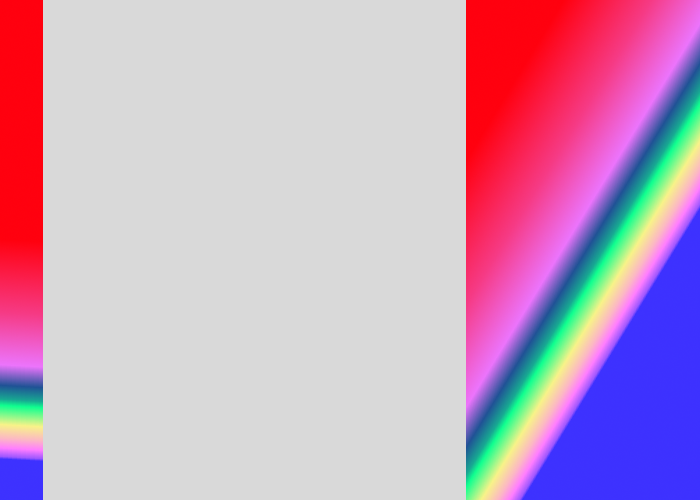
#> input picture seam_carving/seam_carving/Unbenannt.png, 700 x 500 px
$ python seam_carving.py   (older library calls are emulated)
#> lines starting #> are read from the running program, lines starting #| are printed output that depends on the picture
# Author Nils von Norsinski

import matplotlib.pyplot as plt
import imageio
import numpy as np
import scipy.misc


class seamCarving:
    """
    This class implements seam carving, descriped her
    https://perso.crans.org/frenoy/matlab2012/seamcarving.pdf
    It calculates an energy matrix to find path of lowest importance and delete those pixels using dynamic programming
    Parameters
    ----------
    image_path: str

    Attributes
    ----------
    image : ndarray
        image read from given path
    energyPic : ndarray
        energy matrix
    cutImage : ndarray
        cuttet image
    seamImage : ndarray
        Image to plot the seam image

    Methods
    -------
    plot()
        plot given image and original.
    deleteNSeams()
        delete given number of seams. Works only colum wise.
    calcDiff()
        calculate energy matrix
    searchSeam()
        searches seam to delete

    """


    def __init__(self, image_path):
        """
        Parameters
        ----------
        image_path : str
            Path to image
        """
#> called with image_path = 'Unbenannt.png'
        self.__image = imageio.imread(image_path)
        # could be private but was set to public to use class own plot method to show the image
        self.energyPic = self.__calcDiff(self.__image)
        self.cutImage = self.__searchSeam(self.__image, self.energyPic)
        # This variable will hold the seam image to plot it
        self.seamImage = np.zeros(self.__image.shape)


    def plot(self, image):
        """
        Plot a given image in comparison to originall image.
        Parameters
        ----------
        image : numpy.ndarray
            image to plot

        Returns
        -------
        None
        """

        plt.figure('Bilder')
        plt.subplot(221)
        plt.imshow(image, cmap='gray')
        plt.title('beschnitten')

        plt.subplot(222)
        plt.imshow(self.__image)
        plt.title('Normal')

        plt.show()


    def deleteNSeams(self, n):
        """
        Delete n seams from original, write result to disk and call plot.
        Parameters
        ----------
        n : int
            How many seams should be removed?

        Returns
        -------
        None
        """

        for _ in range(1, n-1):
            self.cutImage = self.__searchSeam(self.cutImage, self.energyPic)
        # write result to disk
        scipy.misc.imsave('outfile.jpg', self.cutImage)
        self.plot(self.cutImage)


    def __calcDiff(self, image):
        """
        Calculate energy matrix for given image

        Parameters
        ----------
        image : ndarray
            image from which the energy matrix will be calculated.

        Returns
        -------
        ndarray
            Returns energy matrix

        """
        image_shape = image.shape
#> image_shape = (500, 700, 3)

        # calculate difference along x axis
        diffx = np.diff(image, axis=1)
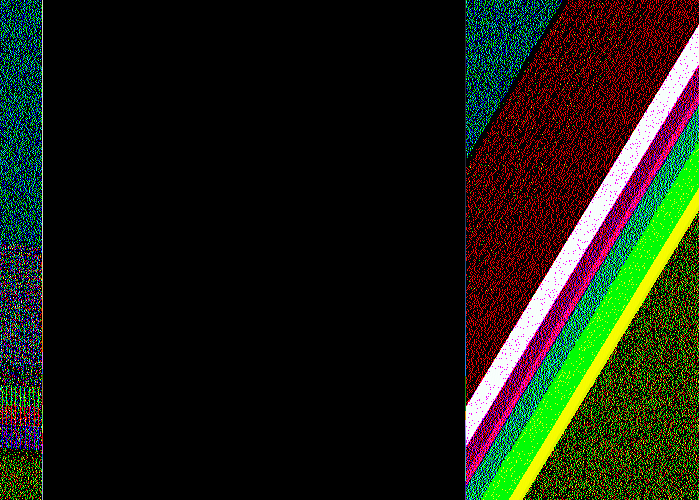
#> diffx: shape (500, 699, 3); mean R, G, B 26.6, 29.6, 16.5
#> image is the input picture: shape (500, 700, 3); mean R, G, B 200.8, 164.3, 193.6
        # convert to larger datatype because of coming addition and squaring of entrys
        diffx = diffx.astype(np.uint32)
        diffx = diffx ** 2
        diffx = np.sum(diffx, axis=2)
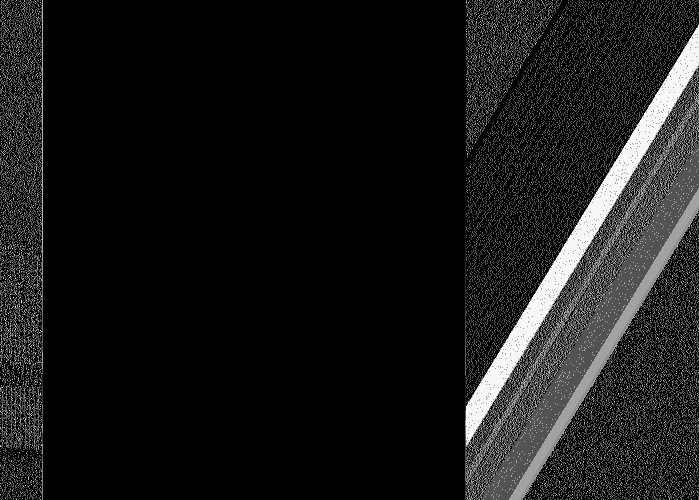
#> diffx: shape (500, 699) uint64; min 0, max 195075, mean 18048.3; drawn with min black and max white
        # sum for rgb

        # padding -> add colum for border handling
        difxr = image[:, image_shape[1] - 1] - image[:, 0]
#> difxr = 500 rows, first 8: [239, 102, 210], [239, 103, 210], [239, 103, 212], [239, 103, 213], [239, 104, 214], [239, 106, 215], [238, 105, 216], [239, 105, 217]
        difxr = difxr.astype(np.uint32)
        difxr = np.sum(difxr, axis=1)
#> difxr = 500 values, max 622 at index 178, min 0 at index 461, mean 372.5
        difxr = difxr ** 2
#> difxr = 500 values, max 386884 at index 178, min 0 at index 461, mean 160456.4

        # reshape to change vector to matrix -> array([...]) to array([[...]])
        difxr = np.reshape(difxr, (1, image_shape[0]))
        energyX = np.concatenate((diffx, difxr.T), axis=1)


        # same thing for y-direction
        diffy = np.diff(image, axis=0)
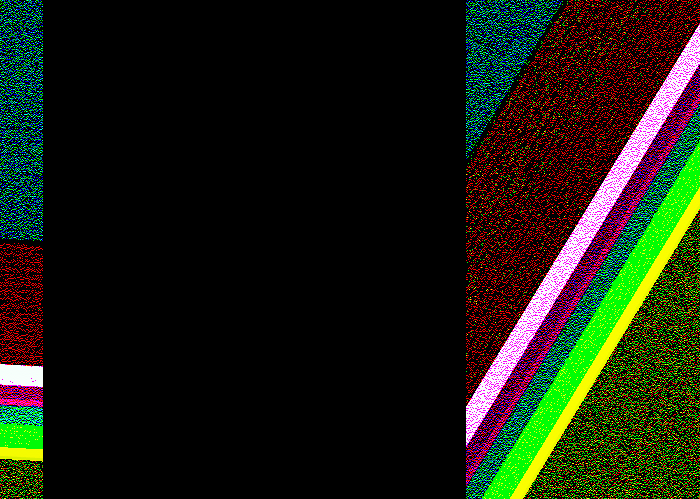
#> diffy: shape (499, 700, 3); mean R, G, B 25.5, 28.3, 14.8
        diffy = diffy.astype(np.uint32)
        diffy = np.sum(diffy, axis=2)
#> diffy: shape (499, 700) uint64
        diffy = diffy ** 2
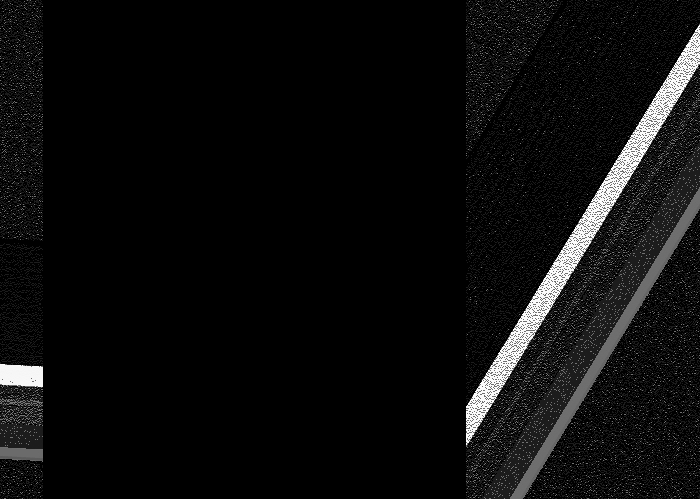
#> diffy: shape (499, 700) uint64; min 0, max 583696, mean 30634.8; drawn with min black and max white

        difyr = image[image_shape[0] - 1, :] - image[0, :]
#> difyr = 700 rows, first 8: [62, 48, 240], [62, 49, 240], [62, 48, 240], [62, 49, 240], [62, 48, 240], [62, 49, 241], [62, 50, 240], [63, 50, 240]
        difyr = difyr.astype(np.uint32)
        difyr = np.sum(difyr, axis=1)
#> difyr = 700 values, max 622 at index 506, min 0 at index 43, mean 151.9
        difyr = difyr ** 2
#> difyr = 700 values, max 386884 at index 506, min 0 at index 43, mean 62910.6

        difyr = np.reshape(difyr, (1, image_shape[1]))
        energyY = np.concatenate((diffy, difyr), axis=0)

        energy = np.add(energyX, energyY)
        # normalize with maximum differenz 3 - channels, 2 - directions, **2 - eliminate sign  256^2 * 3 * 2 = 393216
        energy = (energy / 393216) * 255

        # convert to picture type
        energy = energy.astype(np.uint8)
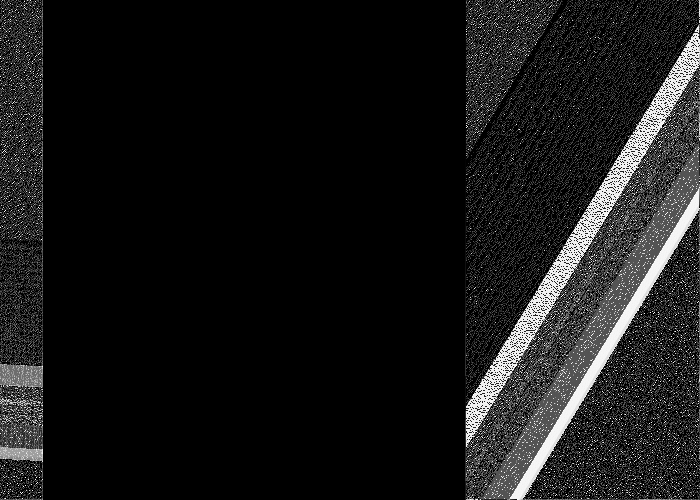
#> energy: shape (500, 700); min 0, max 255, mean 23.7
        return energy

    def __searchSeam(self, image, energy_pic):
        """
        Search the seam to delete, by caluclating the lowest energy path for each colum and then backtrace from pixel
        with lowest energy.
        Parameters
        ----------
        image :ndarray
            image from which the seam will be removed
        energy_pic : ndarray
            The energy matrix

        Returns
        -------
        ndarray
            Returns the cutet image

        """

        image_shape = image.shape
#> image_shape = (500, 700, 3)
        seamImage = np.zeros((image_shape[0], image_shape[1]), dtype=np.int)

        rows, cols = (image_shape[0], image_shape[1])
#> rows = 500; cols = 700

        # copy first row
        seamImage[:][0] = energy_pic[:][0]
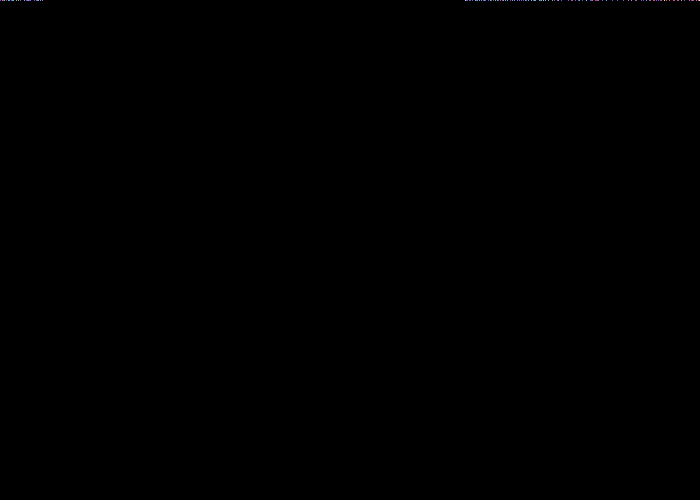
#> seamImage: shape (500, 700) int64; 13 distinct labels, from 0 to 253; one colour per label, 0 black

        lowEnergyPath = []

        # claculate energy for each row
        for i in range(1, rows):
            for j in range(0, cols):
                if j == 0:
                    seamImage[i][j] = energy_pic[i][j] + min(seamImage[i - 1][j], seamImage[i-1][j+1])
                elif j == cols-1:
                    seamImage[i][j] = energy_pic[i][j] + min(seamImage[i - 1][j], seamImage[i - 1][j - 1])
                else:
                    seamImage[i][j] = energy_pic[i][j] + min(seamImage[i - 1][j - 1], seamImage[i - 1][j],
                                                                seamImage[i - 1][j + 1])
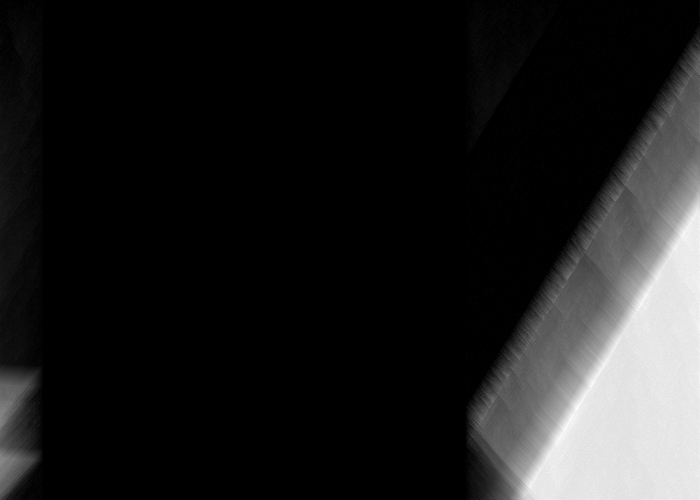
#> seamImage: shape (500, 700) int64; min 0, max 6764, mean 810.6; drawn with min black and max white

        # coordinate of point of lowest energy
        cordX = np.argmin(seamImage[:][rows-1])
#> cordX = 43
        cordY = rows
#> cordY = 500
        cordMin = cordX, cordY
#> cordMin = (43, 500)

        lowEnergyPath.append(cordMin)

        # coordinates of pixels to delete
        lowPixelCoord = []

        # store seam image in class variable. This is only necessary to plot the seam image
        self.seamImage = seamImage

        # backtrace
        for i in range(rows-1, -1, -1):
            # works like top statement in stack
            j, _ = lowEnergyPath[-1]
            if j >=1 and j <= cols-2 and seamImage[i][j-1] <= seamImage[i][j] and \
                    seamImage[i][j-1] <= seamImage[i][j+1]:
                newX = j-1
            elif j >=1 and j <= cols-2 and seamImage[i][j] <= seamImage[i][j-1] and \
                    seamImage[i][j] <= seamImage[i][j+1]:
                newX = j
            elif j >=1 and j <= cols-2 and seamImage[i][j+1] <= seamImage[i][j] and\
                    seamImage[i][j+1] <= seamImage[i][j-1]:
                newX = j+1
            # in case of bordering pixels
            elif j < 1:
                if seamImage[i][j] <= seamImage[i][j+1]:
                    newX = j
                else:
                    newX = j+1
            elif j > cols-2:
                if seamImage[i][j] <= seamImage[i][j-1]:
                    newX = j
                else:
                    newX = j-1

            # turn coordinates into index of pixels to delete.
            # image will chanched to an 1 d array
            cordMin = newX, i

            # determine position of pixel to delete in flattened array
            posFlat = (i * cols) + newX
            lowPixelCoord.append(posFlat)

            lowEnergyPath.append(cordMin)
#> this loop made 500 passes
#> (cordMin, posFlat) on passes 1 to 12: ((43, 499), 349343), ((43, 498), 348643), ((43, 497), 347943), ((43, 496), 347243), ((43, 495), 346543), ((43, 494), 345843), ((43, 493), 345143), ((43, 492), 344443), ((43, 491), 343743), ((43, 490), 343043), ((43, 489), 342343), ((43, 488), 341643)
#> after the loop, lowEnergyPath = 501 pairs, first value 42 to 43, second value 0 to 500; lowPixelCoord = 500 values, max 349343 at index 0, min 43 at index 499, mean 174693

        # cut image
        splitImage = np.dsplit(image, 3)
#> splitImage = 3 items

        # cut energy matrix
        self.energyPic = np.delete(self.energyPic, lowPixelCoord)
        self.energyPic = np.reshape(self.energyPic, (rows, cols - 1))

        # delete pixels in every rgb channel and recombine these. Loop does not work?
        splitImage[0] = np.delete(splitImage[0], lowPixelCoord)
        splitImage[1] = np.delete(splitImage[1], lowPixelCoord)
        splitImage[2] = np.delete(splitImage[2], lowPixelCoord)

        for i in range(0, len(splitImage)):
            splitImage[i] = np.reshape(splitImage[i], (rows, cols - 1))
#> this loop made 3 passes

        cutImage = np.dstack((splitImage[0], splitImage[1]))
        cutImage = np.dstack((cutImage, splitImage[2]))

        return cutImage


# ---------------------------------------------------------------------------------
def test():
    # picture_path = '20160728_144930.jpg'
    # picture_path = '20150521_115436.jpg'

    picture_path: str = 'Unbenannt.png'
    numberSeams: int = 3


    P = seamCarving(picture_path)
    P.deleteNSeams(numberSeams)
#> the loop in deleteNSeams, `for _ in range(1, n-1):` made 1 pass
#> cordX in __searchSeam on pass 1: 43
    P.plot(P.energyPic)
    P.plot(P.seamImage)
    #P.plot(P.cutImage)


    # ---------------------------------------------------------------------

if __name__ == '__main__': test()

# ---------------------------------------------------------------------
